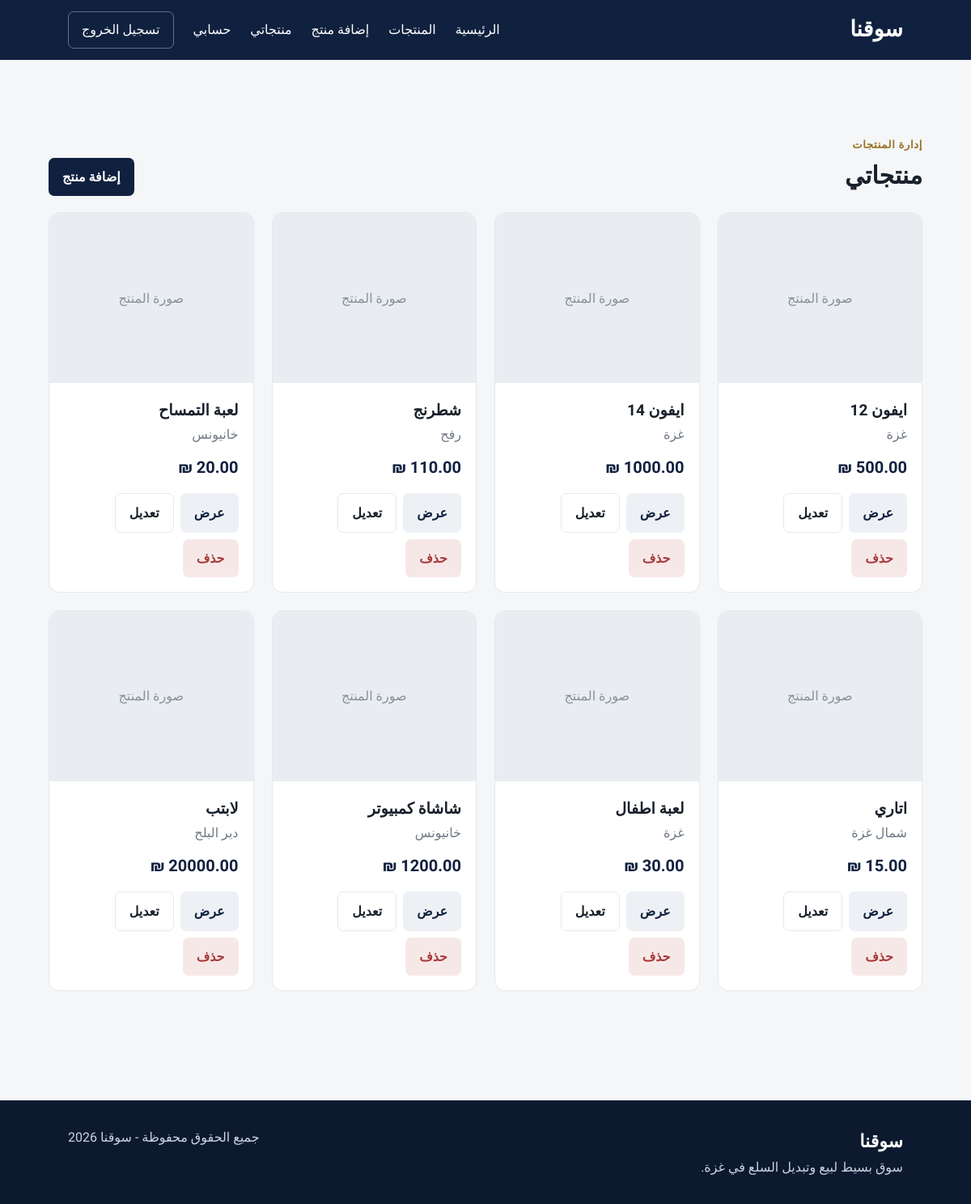
The app's page /my/products (signed in), older data.
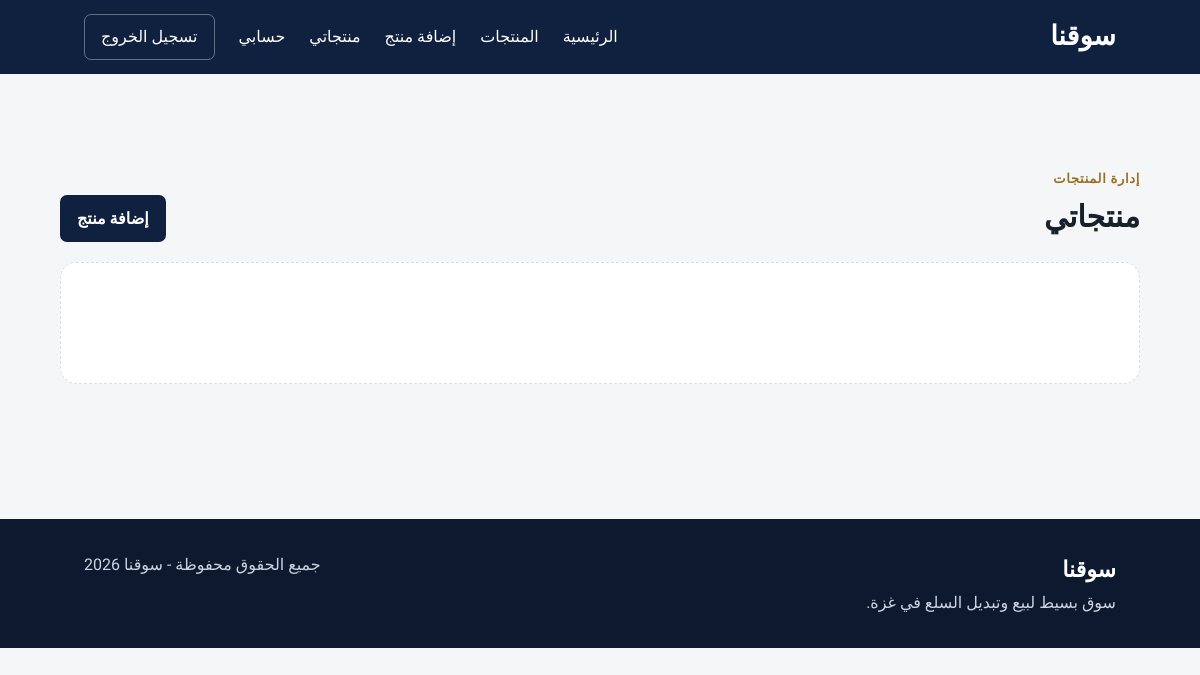
The same page, newer data.
### products/models.py (models this page shows, shortened)
class Product(models.Model):
    CATEGORY_CHOICES = [
        ("electronics", "Electronics"),
        ("books", "Books"),
        ("games", "Games"),
        ("cars", "Cars"),
    ]
    owner = models.ForeignKey(User, on_delete=models.CASCADE)
    name = models.CharField(max_length=150)
    description = models.TextField()
    price = models.DecimalField(max_digits=10, decimal_places=2)
    category = models.CharField(max_length=50,choices=CATEGORY_CHOICES)
    location = models.CharField(max_length=100)
    created_at = models.DateTimeField(auto_now_add=True)

### products/views.py (the view)
# urls.py: path("my/products", views.my_products, name="my_products"),
@login_required
@permission_required("products.view_product")
def my_products(requesr):
    products = Product.objects.filter(owner=requesr.user)
    return render(requesr, "my_products.html", {"products": products})

### templates/my_products.html (shortened to what this page needs)
{% extends 'base.html' %}
{% block content %}
<section class="container page-space">
    <div class="section-head">
        <div>
            <span class="eyebrow dark">إدارة المنتجات</span>
            <h1>منتجاتي</h1>
        </div>
        <a class="btn primary" href=" {% url 'add_product' %}">إضافة منتج</a>
    </div>
    <div class="product-grid">
        {% for product in products %}
        <article class="product-card">
            <div class="product-media">
                {% with first_image=product.images.first %}
                    {% if first_image %}
                        <img src="{{ first_image.image.url }}"
                            alt="{{ product.name }}">
                    {% else %}
                        <div class="image-placeholder">صورة المنتج</div>
                    {% endif %}
                {% endwith %}
            </div>
            <div class="product-body">
                <h3>{{ product.name }}</h3>
                <p class="muted">{{ product.location }}</p>
                {% if product.price %}<p class="price">{{ product.price }} ₪</p>
                {% else %}<p class="price">للتبديل</p>{% endif %}
                <div class="card-actions">
                    <a class="btn secondary" href="{% url 'product_detail' product.id %}">عرض</a>
                    <a class="btn ghost" href="{% url 'edit_product' product.id%}">تعديل</a>
                    <form method="POST" action="{% url 'delete_product' product.id %}">
                        <button class="btn danger" type="submit">حذف</button>
                    </form>
                </div>
            </div>
        </article>
        {% empty %}
        <div class="empty-state">
        </div>
        {% endfor %}
    </div>
</section>
{% endblock %}

Row changes from the older to the newer data that the page shows:
removed Product: name "ايفون 12", location "غزة"
removed Product: name "ايفون 14", location "غزة"
removed Product: name "شطرنج", location "رفح"
removed Product: name "لعبة التمساح", location "خانيونس"
removed Product: name "اتاري", location "شمال غزة"
removed Product: name "لعبة اطفال", location "غزة"
removed Product: name "شاشاة كمبيوتر", location "خانيونس"
removed Product: name "لابتب", location "دير البلح"
